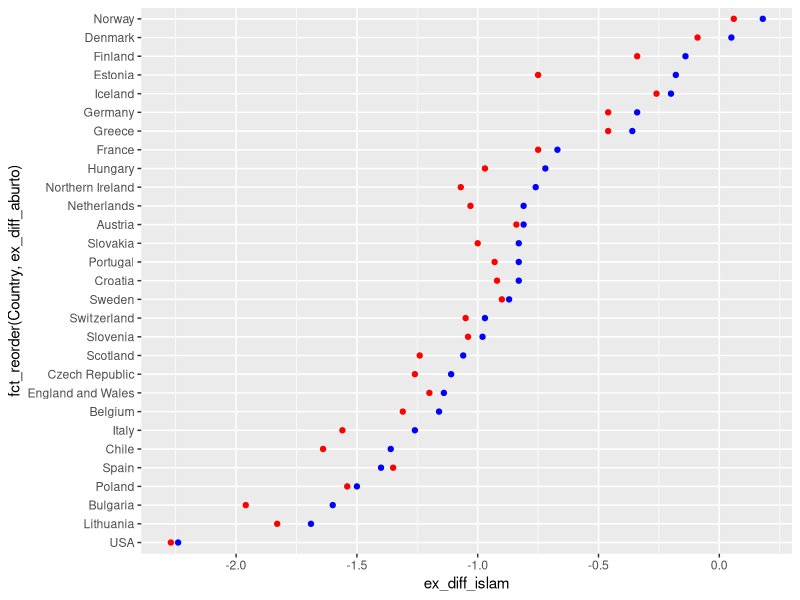

This figure's R source:
library(tidyverse)

comp <- read_csv('comparison_aburto_islam.csv')

comp %>%
  ggplot(aes(y = fct_reorder(Country, ex_diff_aburto))) +
  geom_point(aes(x = ex_diff_islam), color = 'red') +
  geom_point(aes(x = ex_diff_aburto), color = 'blue')
